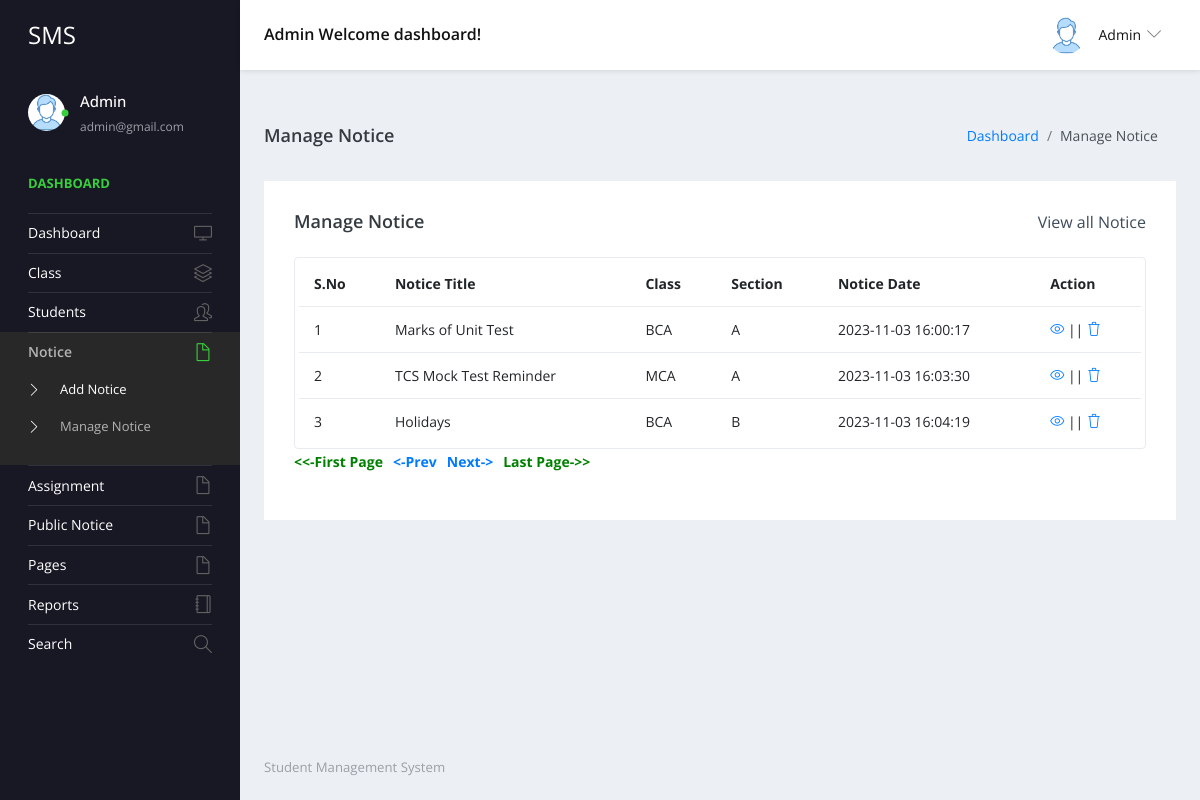
The app's page /admin/manage-notice.php (signed in) with its own data.
### tables this page shows
CREATE TABLE `tblnotice` (
  `ID` int(5) NOT NULL,
  `NoticeTitle` mediumtext DEFAULT NULL,
  `ClassId` int(10) DEFAULT NULL,
  `NoticeMsg` mediumtext DEFAULT NULL,
  `N0A1` int(2) DEFAULT NULL,
  `CreationDate` timestamp NULL DEFAULT current_timestamp(),
  `Lastdate` date DEFAULT NULL,
  `File` varchar(200) DEFAULT NULL
);

CREATE TABLE `tblclass` (
  `ID` int(5) NOT NULL,
  `ClassName` varchar(50) DEFAULT NULL,
  `Section` varchar(20) DEFAULT NULL,
  `CreationDate` timestamp NULL DEFAULT current_timestamp()
);

### admin/manage-notice.php (the view, shortened to what this page needs)
<?php
include('includes/dbconnection.php');
include('includes/sweetalert.php');
if (strlen($_SESSION['sturecmsaid']==0)) {
  header('location:logout.php');
  } else{
  ?>
<!DOCTYPE html>
<html lang="en">
  <head>
    <link rel="stylesheet" href="vendors/simple-line-icons/css/simple-line-icons.css">
    <link rel="stylesheet" href="vendors/flag-icon-css/css/flag-icon.min.css">
    <link rel="stylesheet" href="vendors/css/vendor.bundle.base.css">
    <link rel="stylesheet" href="./vendors/daterangepicker/daterangepicker.css">
    <link rel="stylesheet" href="./vendors/chartist/chartist.min.css">
    <link rel="stylesheet" href="./css/style.css">
  </head>
  <body>
    <div class="container-scroller">
     <?php include_once('includes/header.php');?>
      <div class="container-fluid page-body-wrapper">
        <?php include_once('includes/sidebar.php');?>
        <div class="main-panel">
          <div class="content-wrapper">
             <div class="page-header">
              <h3 class="page-title"> Manage Notice </h3>
              <nav aria-label="breadcrumb">
                <ol class="breadcrumb">
                  <li class="breadcrumb-item"><a href="dashboard.php">Dashboard</a></li>
                  <li class="breadcrumb-item active" aria-current="page"> Manage Notice</li>
                </ol>
              </nav>
            </div>
            <div class="row">
              <div class="col-md-12 grid-margin stretch-card">
                <div class="card">
                  <div class="card-body">
                    <div class="d-sm-flex align-items-center mb-4">
                      <h4 class="card-title mb-sm-0">Manage Notice</h4>
                      <a href="#" class="text-dark ml-auto mb-3 mb-sm-0"> View all Notice</a>
                    </div>
                    <div class="table-responsive border rounded p-1">
                      <table class="table">
                        <thead>
                          <tr>
                            <th class="font-weight-bold">S.No</th>
                            <th class="font-weight-bold">Notice Title</th>
                            <th class="font-weight-bold">Class</th>
                            <th class="font-weight-bold">Section</th>
                            <th class="font-weight-bold">Notice Date</th>
                            <th class="font-weight-bold">Action</th>
                          </tr>
                        </thead>
                        <tbody>
                           <?php
                           if (isset($_GET['pageno'])) {
            $pageno = $_GET['pageno'];
        } else {
            $pageno = 1;
        }
        $no_of_records_per_page =15;
        $offset = ($pageno-1) * $no_of_records_per_page;
       $ret = "SELECT ID FROM tblnotice";
$query1 = $dbh -> prepare($ret);
$query1->execute();
$total_rows=$query1->rowCount();
$total_pages = ceil($total_rows / $no_of_records_per_page);
$sql="SELECT tblclass.ID,tblclass.ClassName,tblclass.Section,tblnotice.NoticeTitle,tblnotice.CreationDate,tblnotice.ClassId,tblnotice.ID as nid from tblnotice join tblclass on tblclass.ID=tblnotice.ClassId WHERE tblnotice.N0A1=0 LIMIT $offset, $no_of_records_per_page";
$query = $dbh -> prepare($sql);
$query->execute();
$results=$query->fetchAll(PDO::FETCH_OBJ);
$cnt=1;
if($query->rowCount() > 0)
{
foreach($results as $row)
{               ?>
                          <tr>
                            <td><?php echo htmlentities($cnt);?></td>
                            <td><?php  echo htmlentities($row->NoticeTitle);?></td>
                            <td><?php  echo htmlentities($row->ClassName);?></td>
                            <td><?php  echo htmlentities($row->Section);?></td>
                            <td><?php  echo htmlentities($row->CreationDate);?></td>
                            <td>
                              <div><a href="edit-notice-detail.php?editid=<?php echo htmlentities ($row->nid);?>"><i class="icon-eye"></i></a>
                                                || <a href="manage-notice.php?delid=<?php echo ($row->nid);?>" class="btn_del"> <i class="icon-trash"></i></a></div>
                            </td>
                          </tr><?php $cnt=$cnt+1;}} ?>
                        </tbody>
                      </table>
                    </div>
                    <div align="left">
    <ul class="pagination" >
        <li><a href="?pageno=1" style="color:green;"><strong><<-First Page</strong></a></li>
        <li class="<?php if($pageno <= 1){ echo 'disabled'; } ?>">
            <a href="<?php if($pageno <= 1){ echo '#'; } else { echo "?pageno=".($pageno - 1); } ?>"><strong style="padding-left: 10px"> <-Prev</strong></a>
        </li>
        <li class="<?php if($pageno >= $total_pages){ echo 'disabled'; } ?>">
            <a href="<?php if($pageno >= $total_pages){ echo '#'; } else { echo "?pageno=".($pageno + 1); } ?>"><strong style="padding-left: 10px">Next-></strong></a>
        </li>
        <li><a href="?pageno=<?php echo $total_pages; ?>" style="color:green;"><strong style="padding-left: 10px">Last Page->></strong></a></li>
    </ul>
</div>
                  </div>
                </div>
              </div>
            </div>
          </div>
         <?php include_once('includes/footer.php');?>
        </div>
      </div>
    </div>
  </body>
</html><?php }  ?>

### admin/includes/header.php (shortened to what this page needs)
<nav class="navbar default-layout-navbar col-lg-12 col-12 p-0 fixed-top d-flex flex-row">
        <div class="navbar-brand-wrapper d-flex align-items-center">
          <a class="navbar-brand brand-logo" href="dashboard.php">
            <strong style="color: white;">SMS</strong>
          </a>
        </div><?php
         $aid= $_SESSION['sturecmsaid'];
$sql="SELECT * from tbladmin where ID=:aid";
$query = $dbh -> prepare($sql);
$query->bindParam(':aid',$aid,PDO::PARAM_STR);
$query->execute();
$results=$query->fetchAll(PDO::FETCH_OBJ);
$cnt=1;
if($query->rowCount() > 0)
{
foreach($results as $row)
{               ?>
        <div class="navbar-menu-wrapper d-flex align-items-center flex-grow-1">
          <h5 class="mb-0 font-weight-medium d-none d-lg-flex"><?php  echo htmlentities($row->AdminName);?> Welcome dashboard!</h5>
          <ul class="navbar-nav navbar-nav-right ml-auto">
            <li class="nav-item dropdown d-none d-xl-inline-flex user-dropdown">
              <a class="nav-link dropdown-toggle" id="UserDropdown" href="#" data-toggle="dropdown" aria-expanded="false">
                <img class="img-xs rounded-circle ml-2" src="images/faces/face8.jpg" alt="Profile image"> <span class="font-weight-normal"> <?php  echo htmlentities($row->AdminName);?> </span></a>
                <?php $cnt=$cnt+1;}} ?>
            </li>
          </ul>
        </div>
      </nav>

### admin/includes/sidebar.php (shortened to what this page needs)
<nav class="sidebar sidebar-offcanvas" id="sidebar">
          <ul class="nav">
            <li class="nav-item nav-profile">
              <a href="#" class="nav-link">
                <div class="profile-image">
                  <img class="img-xs rounded-circle" src="images/faces/face8.jpg" alt="profile image">
                  <div class="dot-indicator bg-success"></div>
                </div>
                <div class="text-wrapper">
                  <?php
         $aid= $_SESSION['sturecmsaid'];
$sql="SELECT * from tbladmin where ID=:aid";
$query = $dbh -> prepare($sql);
$query->bindParam(':aid',$aid,PDO::PARAM_STR);
$query->execute();
$results=$query->fetchAll(PDO::FETCH_OBJ);
$cnt=1;
if($query->rowCount() > 0)
{
foreach($results as $row)
{               ?>
                  <p class="profile-name"><?php  echo htmlentities($row->AdminName);?></p>
                  <p class="designation"><?php  echo htmlentities($row->Email);?></p><?php $cnt=$cnt+1;}} ?>
                </div>
              </a>
            </li>
            <li class="nav-item nav-category">
              <span class="nav-link">Dashboard</span>
            </li>
            <li class="nav-item">
              <a class="nav-link" href="dashboard.php">
                <span class="menu-title">Dashboard</span>
                <i class="icon-screen-desktop menu-icon"></i>
              </a>
            </li>
            <li class="nav-item">
              <a class="nav-link" data-toggle="collapse" href="#ui-basic" aria-expanded="false" aria-controls="ui-basic">
                <span class="menu-title">Class</span>
                <i class="icon-layers menu-icon"></i>
              </a>
            </li>
            <li class="nav-item">
              <a class="nav-link" data-toggle="collapse" href="#ui-basic1" aria-expanded="false" aria-controls="ui-basic1">
                <span class="menu-title">Students</span>
                <i class="icon-people menu-icon"></i>
              </a>
            </li>
            <li class="nav-item">
              <a class="nav-link" data-toggle="collapse" href="#auth" aria-expanded="false" aria-controls="auth">
                <span class="menu-title">Notice</span>
                <i class="icon-doc menu-icon"></i>
              </a>
              <div class="collapse" id="auth">
                <ul class="nav flex-column sub-menu">
                  <li class="nav-item"> <a class="nav-link" href="add-notice.php"> Add Notice </a></li>
                  <li class="nav-item"> <a class="nav-link" href="manage-notice.php"> Manage Notice </a></li>
                </ul>
              </div>
            </li>
            <li class="nav-item">
              <a class="nav-link" data-toggle="collapse" href="#autha" aria-expanded="false" aria-controls="auth">
                <span class="menu-title">Assignment</span>
                <i class="icon-doc menu-icon"></i>
              </a>
            </li>
            <li class="nav-item">
              <a class="nav-link" data-toggle="collapse" href="#auth1" aria-expanded="false" aria-controls="auth">
                <span class="menu-title">Public Notice</span>
                <i class="icon-doc menu-icon"></i>
              </a>
              <li class="nav-item">
              <a class="nav-link" data-toggle="collapse" href="#auth2" aria-expanded="false" aria-controls="auth">
                <span class="menu-title">Pages</span>
                <i class="icon-doc menu-icon"></i>
              </a>
            </li>
              <li class="nav-item">
              <a class="nav-link" href="between-dates-reports.php">
                <span class="menu-title">Reports</span>
                <i class="icon-notebook menu-icon"></i>
              </a>
            </li>
            <li class="nav-item">
              <a class="nav-link" href="search.php">
                <span class="menu-title">Search</span>
                <i class="icon-magnifier menu-icon"></i>
              </a>
            </li>
            </li>
          </ul>
        </nav>

### records on screen
tblnotice: NoticeTitle "Marks of Unit Test", ClassId.ClassName "BCA", ClassId.Section "A", CreationDate "2023-11-03 16:00:17"
tblnotice: NoticeTitle "TCS Mock Test Reminder", ClassId.ClassName "MCA", ClassId.Section "A", CreationDate "2023-11-03 16:03:30"
tblnotice: NoticeTitle "Holidays", ClassId.ClassName "BCA", ClassId.Section "B", CreationDate "2023-11-03 16:04:19"

### other values on screen
$row->AdminName "Admin"
$row->Email "admin@gmail.com"
